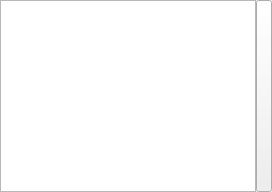
  <widget class="QDockWidget" name="DockableDBTree">
   <property name="sizePolicy">
    <sizepolicy hsizetype="Expanding" vsizetype="Preferred">
     <horstretch>0</horstretch>
     <verstretch>0</verstretch>
    </sizepolicy>
   </property>
   <property name="minimumSize">
    <size>
     <width>87</width>
     <height>175</height>
    </size>
   </property>
   <property name="font">
    <font>
     <pointsize>13</pointsize>
    </font>
   </property>
   <property name="floating">
    <bool>false</bool>
   </property>
   <property name="features">
    <set>QDockWidget::DockWidgetFloatable|QDockWidget::DockWidgetMovable</set>
   </property>
   <property name="windowTitle">
    <string>Objects</string>
   </property>
   <attribute name="dockWidgetArea">
    <number>1</number>
   </attribute>
   <widget class="QWidget" name="dockWidgetContents">
    <layout class="QHBoxLayout" name="horizontalLayout">
     <property name="spacing">
      <number>0</number>
     </property>
     <property name="leftMargin">
      <number>0</number>
     </property>
     <property name="topMargin">
      <number>0</number>
     </property>
     <property name="rightMargin">
      <number>0</number>
     </property>
     <property name="bottomMargin">
      <number>0</number>
     </property>
     <item>
      <widget class="ccCustomQTreeView" name="dbTreeView">
       <property name="styleSheet">
        <string notr="true"/>
       </property>
       <property name="dragEnabled">
        <bool>true</bool>
       </property>
       <property name="dragDropMode">
        <enum>QAbstractItemView::InternalMove</enum>
       </property>
       <property name="selectionMode">
        <enum>QAbstractItemView::ExtendedSelection</enum>
       </property>
       <property name="uniformRowHeights">
        <bool>true</bool>
       </property>
      </widget>
     </item>
     <item>
      <widget class="QToolButton" name="toolButton">
       <property name="sizePolicy">
        <sizepolicy hsizetype="Preferred" vsizetype="Preferred">
         <horstretch>0</horstretch>
         <verstretch>0</verstretch>
        </sizepolicy>
       </property>
       <property name="minimumSize">
        <size>
         <width>16</width>
         <height>0</height>
        </size>
       </property>
       <property name="maximumSize">
        <size>
         <width>16</width>
         <height>16777215</height>
        </size>
       </property>
       <property name="text">
        <string/>
       </property>
      </widget>
     </item>
    </layout>
   </widget>
  </widget>
